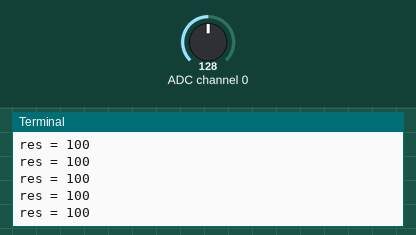
A program run on a simulated Raspberry Pi (header pin numbers). Parts: the last lines printed to the terminal. The inputs (shaded band) are chosen by the test bench; at power-on: ADC channel 0 = 128 (analog values on the 0–255 scale). Library files of the repository ran but are not shown: ADC0832.py.

Above: at 1.2 s.
1.3 s: ADC channel 0 set to 97
At 1.57 s:
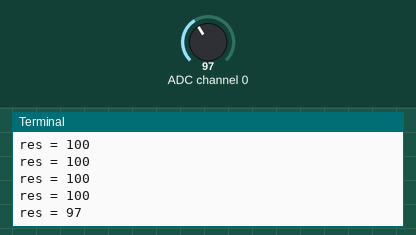
2.8 s: ADC channel 0 set to 76
At 2.97 s:
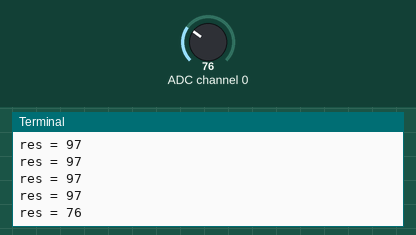
Timing chart, 0 to 5.8 s (numbered marks = the images above; inputs shaded):
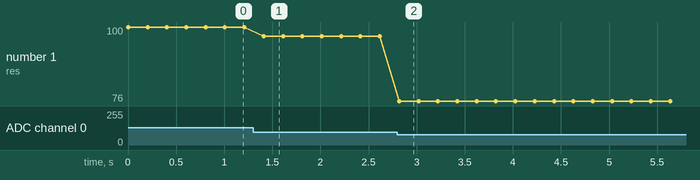

The program:

11_thermistor.py
```python
#!/usr/bin/env python
import ADC0832
import time

def init():
	ADC0832.setup()

def loop():
	while True:
		res = ADC0832.getResult()
		if res < 0:
			res = 0
		if res > 100:
			res = 100
		print('res = %d' % res)
		time.sleep(0.2)

if __name__ == '__main__':
	init()
	try:
		loop()
	except KeyboardInterrupt:
		ADC0832.destroy()
		print ('The end !')
```

Measured:
- after the input at 1.3 s, the terminal: prints a new line after 0.11 s (image 1)
- after the input at 2.8 s, the terminal: prints a new line at once (image 2)
- plotted number 1: 100 → 97 after the input at 1.3 s, 97 → 76 after the input at 2.8 s
